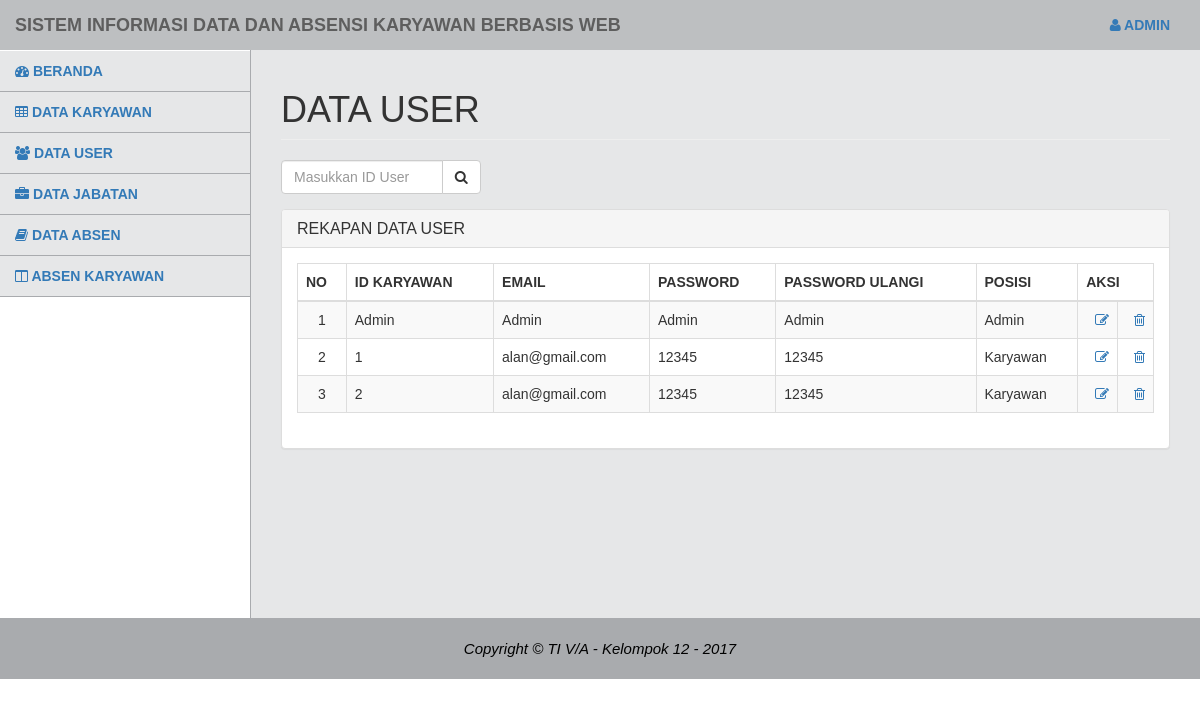
/prospenidkar2.php, run on the app's committed database.
### tables this page shows
CREATE TABLE `tb_daftar` (
  `id_karyawan` varchar(20) DEFAULT NULL,
  `email` varchar(50) NOT NULL,
  `pass` varchar(50) NOT NULL,
  `u_pass` varchar(50) NOT NULL,
  `hak_akses` varchar(20) NOT NULL
);

### prospenidkar2.php (the view, shortened to what this page needs)
<?php
include ("koneksi.php");
 ?>
<!DOCTYPE html>
<html>
  <head>
    <link href="vendor/css/bootstrap/bootstrap.min.css" rel="stylesheet">
    <link href="vendor/font-awesome/css/font-awesome.min.css" rel="stylesheet" type="text/css">
    <link href="css/tampilanadmin.css" rel="stylesheet">
  </head>
  <body>
    <div id="wrapper">
      <nav class="navbar navbar-default navbar-static-top" role="navigation" style="margin-bottom: 0">
          <div class="navbar-header">
            <a class="navbar-brand">Sistem Informasi Data dan Absensi Karyawan Berbasis Web</a>
          </div>
          <ul class="nav navbar-top-links navbar-right">
            <li class="">
              <a class="dropdown-toggle" data-toggle="dropdown" href="#">
                <i class="fa fa-user"></i> Admin
              </a>
            </li>
          </ul>
          <div class="navbar-default sidebar" role="navigation">
            <div class="sidebar-nav navbar-collapse">
              <ul class="nav" id="side-menu">
                <li>
                  <a href="beranda_admin.php">
                    <i class="fa fa-dashboard"></i> Beranda
                  </a>
                </li>
                <li>
                  <a href="data_karyawan.php">
                    <i class="fa fa-table"></i> Data Karyawan
                  </a>
                </li>
                <li>
                  <a href="data_user.php">
                    <i class="fa fa-users"></i> Data User
                  </a>
                </li>
                <li>
                  <a href="data_jabatan.php">
                    <i class="fa fa-briefcase"></i> Data Jabatan
                  </a>
                </li>
                <li>
                  <a href="data_absen.php">
                    <i class="fa fa-book"></i> Data Absen
                  </a>
                </li>
                <li>
                  <a href="absen_umum.php">
                    <i class="fa fa-columns"></i> Absen Karyawan
                  </a>
                </li>
              </ul>
            </div>
          </div>
      </nav>
      <div id="page-wrapper">
        <div class="row">
          <div class="col-lg-12">
            <h1 class="page-header">Data User</h1>
          </div>
        </div>
        <div class="row">
          <div class="col-sm-3">
            <form class="form" action="prospenidkar2.php" method="post">
              <div class="form-group input-group">
                <input class="form-control" type="text" name="cari" placeholder="Masukkan ID User">
                <span class="input-group-btn">
                    <button class="btn btn-default" type="submit"><i class="fa fa-search"></i>
                    </button>
                </span>
              </div>
            </form>
          </div>
        </div>
        <div class="row">
          <div class="col-lg-12">
            <div class="panel panel-default">
              <div class="panel-heading">
                <h1 class="panel-title">Rekapan Data User</h1>
              </div>
              <div class="panel-body">
                <table width="100%" class="table table-striped table-bordered table-hover" id="dataTables-example">
                    <thead>
                        <tr>
                          <th>NO</th>
                          <th>ID KARYAWAN</th>
                          <th>EMAIL</th>
                          <th>PASSWORD</th>
                          <th>PASSWORD ULANGI</th>
                          <th>POSISI</th>
                          <th colspan="2">AKSI</th>
                        </tr>
                    </thead>
                    <tbody>
                      <?php
                      $cari  = $_POST['cari'];
                      $sql   = "SELECT * FROM tb_daftar WHERE id_karyawan LIKE '%$cari%'";
                      $query = mysqli_query($koneksi, $sql);
                      $no= 1;
                      while ($row = mysqli_fetch_array($query)){
                      ?>
                      <tr>
                        <td align="center"><?php echo $no ?></td>
                        <td align="left"><?php echo $row[0] ?></td>
                        <td align="left"><?php echo $row[1] ?></td>
                        <td align="left"><?php echo $row[2] ?></td>
                        <td align="left"><?php echo $row[3] ?></td>
                        <td align="left"><?php echo $row[4] ?></td>
                        <td align="right">
                          <a href="edit_user.php?id_karyawan=<?php echo $row['id_karyawan'] ?>"><i class="fa fa-edit"></i></a>
                        </td>
                        <td align="right">
                          <a href="hapus_user.php?id_karyawan=<?php echo $row['id_karyawan'] ?>" onclick="hapus()"><i class="fa fa-trash-o"></i></a>
                        </td>
                      </tr>
                      <?php
                      $no++;
                      }
                       ?>
                    </tbody>
                </table>
              </div>
            </div>
          </div>
        </div>
      </div>
    </div>
    <footer class="text-center">
      <div class="footer-below">
        <div class="container">
          <div class="row">
            <div class="col-lg-12">
              <em>Copyright &copy; TI V/A - Kelompok 12 - 2017</em>
            </div>
          </div>
        </div>
      </div>
    </footer>
  </body>
</html>

### css/tampilanadmin.css (style rules this page uses)
body { font-family: Arial, sans-serif; }
h1 { text-transform: uppercase; font-weight: 500; }
#wrapper { width: 100%; }
#page-wrapper { padding: 0 15px; min-height: 568px; background-color: #E6E7E8; }
@media (min-width: 768px) { #page-wrapper { position: inherit; margin: 0 0 0 250px; padding: 0 30px; border-left: 1px solid #A9ABAE; } }
.navbar { background-color: #BDBFC1; font-weight: 700; font-family: arial; text-transform: uppercase; border: none; }
.navbar-top-links { margin-right: 0; }
.navbar-top-links li { display: inline-block; }
.navbar-top-links li:last-child { margin-right: 15px; }
.navbar-top-links li a { padding: 15px; min-height: 50px; }
.sidebar { background-color: #E6E7E8; }
.sidebar .sidebar-nav.navbar-collapse { padding-left: 0; padding-right: 0; }
.sidebar ul li { border-bottom: 1px solid #A9ABAE; }
@media (min-width: 768px) { .sidebar { z-index: 1; position: absolute; width: 250px; margin-top: 51px; } }
@media (min-width: 768px) { .navbar-top-links { margin-left: auto; } }
footer { color: black; font-size: 15px; }
footer .footer-below { padding: 20px 0; background-color: #A9ABAE; }

### data on the page
tb_daftar: id_karyawan "Admin", email "Admin", pass "Admin", u_pass "Admin", hak_akses "Admin"
tb_daftar: id_karyawan "1", email "alan@gmail.com", pass "12345", u_pass "12345", hak_akses "Karyawan"
tb_daftar: id_karyawan "2", email "alan@gmail.com", pass "12345", u_pass "12345", hak_akses "Karyawan"
